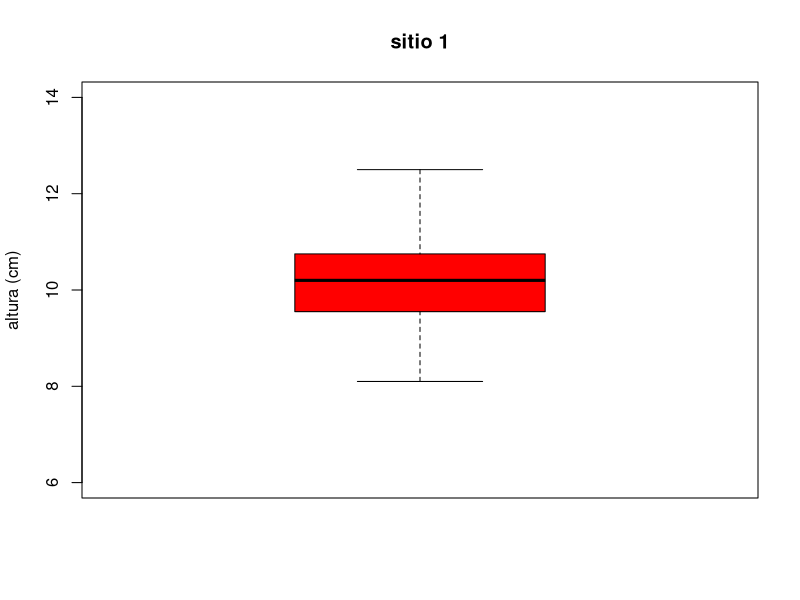

Reproduce this figure in R.
# Leobardo Estrella Aldape 
# 21/08/2023
# Matricula: 2022958


# Importar datos ----------------------------------------------------------
# Funcion read.csv (sirve para importar datos csv a R)

mediciones <- read.csv("Codigos/mediciones.csv", header = TRUE)
head(mediciones) #funcion head (sirve para ver primeros 6 datos)


# Descriptivas  -----------------------------------------------------------
# medidas de tendencia central media, mediana, rango 

mean(mediciones$Altutra) #calcular Media
median(mediciones$Altutra) #Mediana 
range(mediciones$Altutra) #Rango 
fivenum(mediciones$Altutra) #datos de boxplot

#medidas de dispersion desviacion estandar, varianza 

sd(mediciones$Altutra) #desviacion estandar 
var(mediciones$Altutra) #varianza


# Graficas  ---------------------------------------------------------------

boxplot(mediciones$Altutra, 
        col = "red", #color
        ylab = "altura (cm)", #variable 
        main = "sitio 1", #titulo
        ylim = c(6,14)) #Datos






